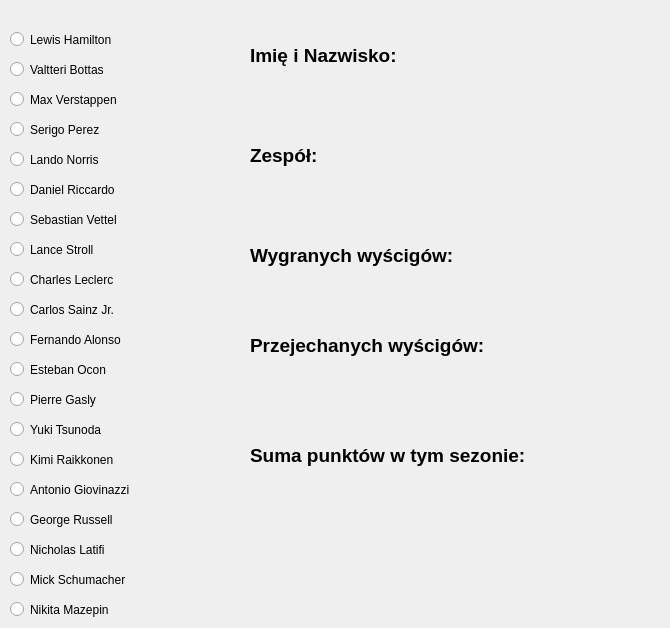
    <widget class="QWidget" name="tab_3">
     <attribute name="title">
      <string>Kierowcy</string>
     </attribute>
     <widget class="QRadioButton" name="radioButton">
      <property name="geometry">
       <rect>
        <x>10</x>
        <y>30</y>
        <width>111</width>
        <height>19</height>
       </rect>
      </property>
      <property name="text">
       <string>Lewis Hamilton</string>
      </property>
     </widget>
     <widget class="QRadioButton" name="radioButton_2">
      <property name="geometry">
       <rect>
        <x>10</x>
        <y>60</y>
        <width>111</width>
        <height>19</height>
       </rect>
      </property>
      <property name="text">
       <string>Valtteri Bottas</string>
      </property>
     </widget>
     <widget class="QRadioButton" name="radioButton_3">
      <property name="geometry">
       <rect>
        <x>10</x>
        <y>90</y>
        <width>111</width>
        <height>19</height>
       </rect>
      </property>
      <property name="text">
       <string>Max Verstappen</string>
      </property>
     </widget>
     <widget class="QRadioButton" name="radioButton_4">
      <property name="geometry">
       <rect>
        <x>10</x>
        <y>150</y>
        <width>111</width>
        <height>19</height>
       </rect>
      </property>
      <property name="text">
       <string>Lando Norris</string>
      </property>
     </widget>
     <widget class="QRadioButton" name="radioButton_5">
      <property name="geometry">
       <rect>
        <x>10</x>
        <y>120</y>
        <width>111</width>
        <height>19</height>
       </rect>
      </property>
      <property name="text">
       <string>Serigo Perez</string>
      </property>
     </widget>
     <widget class="QRadioButton" name="radioButton_6">
      <property name="geometry">
       <rect>
        <x>10</x>
        <y>180</y>
        <width>111</width>
        <height>19</height>
       </rect>
      </property>
      <property name="text">
       <string>Daniel Riccardo</string>
      </property>
     </widget>
     <widget class="QRadioButton" name="radioButton_7">
      <property name="geometry">
       <rect>
        <x>10</x>
        <y>210</y>
        <width>111</width>
        <height>19</height>
       </rect>
      </property>
      <property name="text">
       <string>Sebastian Vettel</string>
      </property>
     </widget>
     <widget class="QRadioButton" name="radioButton_8">
      <property name="geometry">
       <rect>
        <x>10</x>
        <y>240</y>
        <width>111</width>
        <height>19</height>
       </rect>
      </property>
      <property name="text">
       <string>Lance Stroll</string>
      </property>
     </widget>
     <widget class="QRadioButton" name="radioButton_9">
      <property name="geometry">
       <rect>
        <x>10</x>
        <y>300</y>
        <width>111</width>
        <height>19</height>
       </rect>
      </property>
      <property name="text">
       <string>Carlos Sainz Jr.</string>
      </property>
     </widget>
     <widget class="QRadioButton" name="radioButton_10">
      <property name="geometry">
       <rect>
        <x>10</x>
        <y>270</y>
        <width>111</width>
        <height>19</height>
       </rect>
      </property>
      <property name="text">
       <string>Charles Leclerc</string>
      </property>
     </widget>
     <widget class="QRadioButton" name="radioButton_11">
      <property name="geometry">
       <rect>
        <x>10</x>
        <y>330</y>
        <width>111</width>
        <height>19</height>
       </rect>
      </property>
      <property name="text">
       <string>Fernando Alonso</string>
      </property>
     </widget>
     <widget class="QRadioButton" name="radioButton_12">
      <property name="geometry">
       <rect>
        <x>10</x>
        <y>360</y>
        <width>111</width>
        <height>19</height>
       </rect>
      </property>
      <property name="text">
       <string>Esteban Ocon</string>
      </property>
     </widget>
     <widget class="QRadioButton" name="radioButton_13">
      <property name="geometry">
       <rect>
        <x>10</x>
        <y>390</y>
        <width>111</width>
        <height>19</height>
       </rect>
      </property>
      <property name="text">
       <string>Pierre Gasly</string>
      </property>
     </widget>
     <widget class="QRadioButton" name="radioButton_14">
      <property name="geometry">
       <rect>
        <x>10</x>
        <y>420</y>
        <width>111</width>
        <height>19</height>
       </rect>
      </property>
      <property name="text">
       <string>Yuki Tsunoda</string>
      </property>
     </widget>
     <widget class="QRadioButton" name="radioButton_15">
      <property name="geometry">
       <rect>
        <x>10</x>
        <y>450</y>
        <width>111</width>
        <height>19</height>
       </rect>
      </property>
      <property name="text">
       <string>Kimi Raikkonen</string>
      </property>
     </widget>
     <widget class="QRadioButton" name="radioButton_16">
      <property name="geometry">
       <rect>
        <x>10</x>
        <y>480</y>
        <width>131</width>
        <height>19</height>
       </rect>
      </property>
      <property name="text">
       <string>Antonio Giovinazzi</string>
      </property>
     </widget>
     <widget class="QRadioButton" name="radioButton_17">
      <property name="geometry">
       <rect>
        <x>10</x>
        <y>510</y>
        <width>111</width>
        <height>19</height>
       </rect>
      </property>
      <property name="text">
       <string>George Russell</string>
      </property>
     </widget>
     <widget class="QRadioButton" name="radioButton_18">
      <property name="geometry">
       <rect>
        <x>10</x>
        <y>540</y>
        <width>111</width>
        <height>19</height>
       </rect>
      </property>
      <property name="text">
       <string>Nicholas Latifi</string>
      </property>
     </widget>
     <widget class="QRadioButton" name="radioButton_19">
      <property name="geometry">
       <rect>
        <x>10</x>
        <y>570</y>
        <width>121</width>
        <height>19</height>
       </rect>
      </property>
      <property name="text">
       <string>Mick Schumacher</string>
      </property>
     </widget>
     <widget class="QRadioButton" name="radioButton_20">
      <property name="geometry">
       <rect>
        <x>10</x>
        <y>600</y>
        <width>111</width>
        <height>19</height>
       </rect>
      </property>
      <property name="text">
       <string>Nikita Mazepin</string>
      </property>
     </widget>
     <widget class="QLabel" name="imie_label">
      <property name="geometry">
       <rect>
        <x>250</x>
        <y>70</y>
        <width>411</width>
        <height>61</height>
       </rect>
      </property>
      <property name="font">
       <font>
        <pointsize>10</pointsize>
       </font>
      </property>
      <property name="text">
       <string/>
      </property>
     </widget>
     <widget class="QLabel" name="label_5">
      <property name="geometry">
       <rect>
        <x>250</x>
        <y>30</y>
        <width>361</width>
        <height>51</height>
       </rect>
      </property>
      <property name="font">
       <font>
        <pointsize>14</pointsize>
        <weight>75</weight>
        <bold>true</bold>
       </font>
      </property>
      <property name="text">
       <string>Imię i Nazwisko:</string>
      </property>
     </widget>
     <widget class="QLabel" name="label_6">
      <property name="geometry">
       <rect>
        <x>250</x>
        <y>130</y>
        <width>361</width>
        <height>51</height>
       </rect>
      </property>
      <property name="font">
       <font>
        <pointsize>14</pointsize>
        <weight>75</weight>
        <bold>true</bold>
       </font>
      </property>
      <property name="text">
       <string>Zespół:</string>
      </property>
     </widget>
     <widget class="QLabel" name="zespol_label">
      <property name="geometry">
       <rect>
        <x>250</x>
        <y>180</y>
        <width>411</width>
        <height>61</height>
       </rect>
      </property>
      <property name="font">
       <font>
        <pointsize>10</pointsize>
       </font>
      </property>
      <property name="text">
       <string/>
      </property>
     </widget>
     <widget class="QLabel" name="label_7">
      <property name="geometry">
       <rect>
        <x>250</x>
        <y>230</y>
        <width>361</width>
        <height>51</height>
       </rect>
      </property>
      <property name="font">
       <font>
        <pointsize>14</pointsize>
        <weight>75</weight>
        <bold>true</bold>
       </font>
      </property>
      <property name="text">
       <string>Wygranych wyścigów:</string>
      </property>
     </widget>
     <widget class="QLabel" name="wygrane_label">
      <property name="geometry">
       <rect>
        <x>250</x>
        <y>270</y>
        <width>411</width>
        <height>61</height>
       </rect>
      </property>
      <property name="font">
       <font>
        <pointsize>10</pointsize>
       </font>
      </property>
      <property name="text">
       <string/>
      </property>
     </widget>
     <widget class="QLabel" name="label_8">
      <property name="geometry">
       <rect>
        <x>250</x>
        <y>320</y>
        <width>361</width>
        <height>51</height>
       </rect>
      </property>
      <property name="font">
       <font>
        <pointsize>14</pointsize>
        <weight>75</weight>
        <bold>true</bold>
       </font>
      </property>
      <property name="text">
       <string>Przejechanych wyścigów:</string>
      </property>
     </widget>
     <widget class="QLabel" name="przejechane_label">
      <property name="geometry">
       <rect>
        <x>250</x>
        <y>370</y>
        <width>411</width>
        <height>61</height>
       </rect>
      </property>
      <property name="font">
       <font>
        <pointsize>10</pointsize>
       </font>
      </property>
      <property name="text">
       <string/>
      </property>
     </widget>
     <widget class="QLabel" name="label_9">
      <property name="geometry">
       <rect>
        <x>250</x>
        <y>430</y>
        <width>361</width>
        <height>51</height>
       </rect>
      </property>
      <property name="font">
       <font>
        <pointsize>14</pointsize>
        <weight>75</weight>
        <bold>true</bold>
       </font>
      </property>
      <property name="text">
       <string>Suma punktów w tym sezonie:</string>
      </property>
     </widget>
     <widget class="QLabel" name="sumapkt_label">
      <property name="geometry">
       <rect>
        <x>250</x>
        <y>480</y>
        <width>411</width>
        <height>61</height>
       </rect>
      </property>
      <property name="font">
       <font>
        <pointsize>10</pointsize>
       </font>
      </property>
      <property name="text">
       <string/>
      </property>
     </widget>
    </widget>
